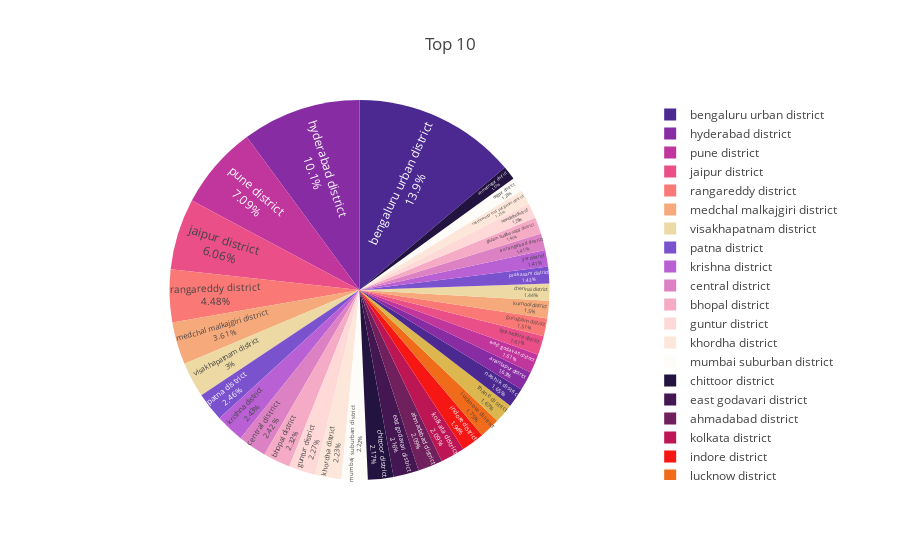

Notebook code cell kept with this figure:
### Code cell
# map_transaction:
cursor.execute(f"select district , sum(Count) as Total_Count, sum(Amount) as Total from map_transaction where year in (2018,2019,2020,2021,2022,2023) and quarter in(1,2,3,4) group by district order by Total desc limit 36")
df = pd.DataFrame(cursor.fetchall(), columns=['District', 'Transactions_Count','Total_Amount'])

fig = px.pie(df, values='Total_Amount',
                    names='District',
                    title='Top 10',
                    color_discrete_sequence=px.colors.sequential.Agsunset,
                    hover_data=['Transactions_Count'],
                    labels={'Transactions_Count':'Transactions_Count'})

fig.update_traces(textposition='inside', textinfo='percent+label')

### Figure 1 — Plotly figure (JSON) as saved in the notebook; plotly's stock layout.template omitted (floating-point values rounded to 4 significant figures)
{"data": [{"customdata": [[43578411632], [23604059572], [24484116596], [14771324168], [11265510332], [9100152312], [6537288312], [5426305372], [4627304420], [6192395640], [6688728584], [4282396104], [6419371336], [6530317032], [4440147092], [4214198316], [4836299136], [4336490920], [5661671812], [4258097464], [5110332388], [4437722716], [3052582080], [2863476512], [2946185020], [5273002496], [2737350696], [3513137752], [2401663744], [2239849532], [3951669324], [5043613340], [3385495000], [3011460228], [3409535840], [2723688420]], "domain": {"x": [0, 1], "y": [0, 1]}, "hovertemplate": "District=%{label}<br>Total_Amount=%{value}<br>Transactions_Count=%{customdata[0]}<extra></extra>", "labels": ["bengaluru urban district", "hyderabad district", "pune district", "jaipur district", "rangareddy district", "medchal malkajgiri district", "visakhapatnam district", "patna district", "krishna district", "central district", "bhopal district", "guntur district", "khordha district", "mumbai suburban district", "chittoor district", "east godavari district", "ahmadabad district", "kolkata district", "indore district", "lucknow district", "thane district", "nashik district", "anantapur district", "west godavari district", "spsr nellore district", "gurugram district", "kurnool district", "chennai district", "prakasam district", "ysr district", "aurangabad district", "gautam buddha nagar district", "new delhi district", "north twenty four parganas district", "nagpur district", "ahmednagar district"], "legendgroup": "", "name": "", "showlegend": true, "textinfo": "percent+label", "textposition": "inside", "type": "pie", "values": [52959204970628, 38625300266396, 27099945747468, 23169934109720, 17101933293144, 13800436006752, 11457665660836, 9388852718756, 9291741564064, 9254499012404, 8848535680796, 8685216270812, 8525727414328, 8487559684464, 8296160836780, 8269590640320, 8001022271060, 7974793949736, 7430834790852, 6676943022068, 6395861011364, 6296015408192, 6243628698340, 6158037065532, 6151080801516, 5776444855384, 5742027010052, 5514768748436, 5465641033184, 5403723225896, 5399954789644, 5394578005624, 4920676019692, 4759571488732, 4682843363212, 4477843866388]}], "layout": {"legend": {"tracegroupgap": 0}, "piecolorway": ["rgb(75, 41, 145)", "rgb(135, 44, 162)", "rgb(192, 54, 157)", "rgb(234, 79, 136)", "rgb(250, 120, 118)", "rgb(246, 169, 122)", "rgb(237, 217, 163)"], "title": {"text": "Top 10"}}}
